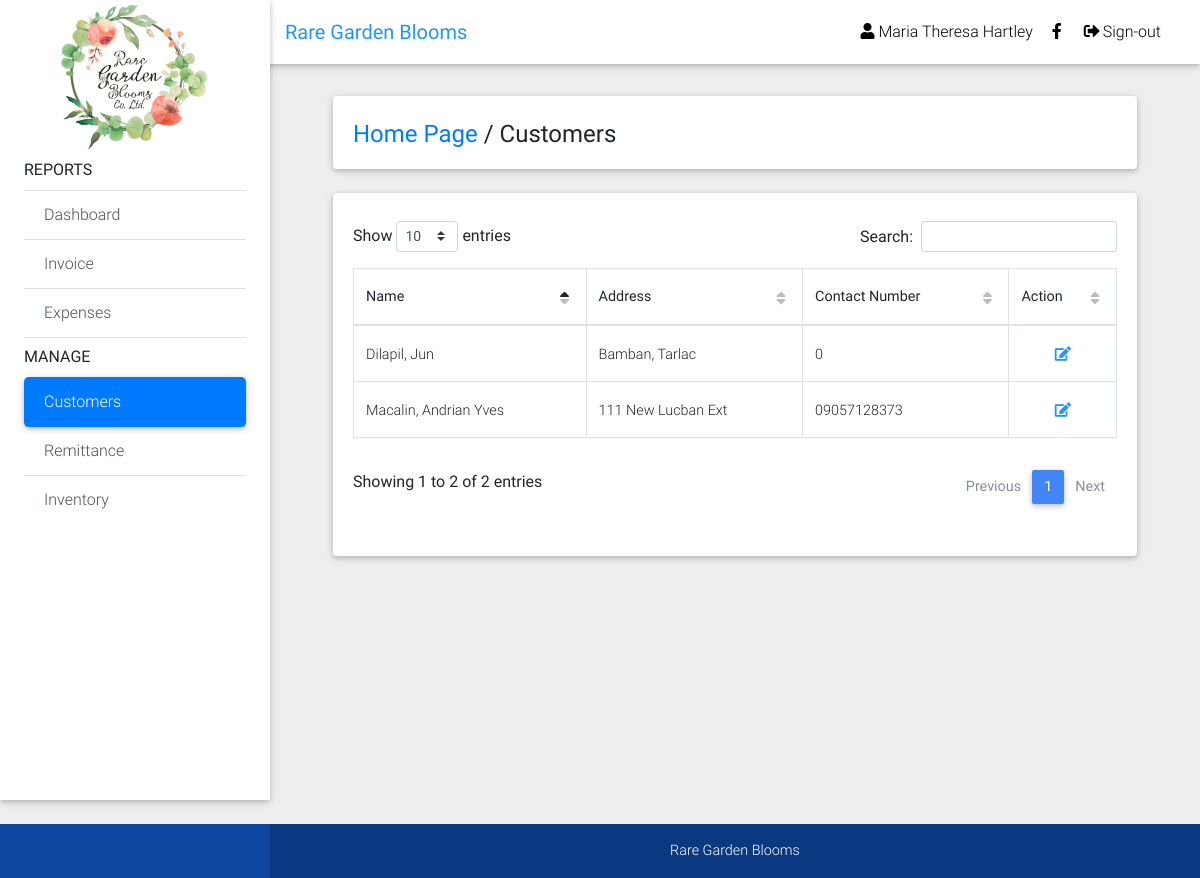
The page /customers.php (signed in) on the database its author committed.
### tables this page shows
CREATE TABLE IF NOT EXISTS `customers` (
  `id` bigint(255) NOT NULL AUTO_INCREMENT,
  `firstname` varchar(255) NOT NULL,
  `lastname` varchar(255) NOT NULL,
  `address` varchar(255) DEFAULT NULL,
  `contactNumber` varchar(255) DEFAULT NULL,
  PRIMARY KEY (`id`)
);

### includes/session.php (called while the page is built, shortened)
<?php
	include 'includes/conn.php';;
	if(isset($_SESSION['admin'])){
		$query = $conn -> prepare("SELECT * FROM admin WHERE id = ? ");
		$query -> bind_param("s", $variable);
		$query -> execute();
		$result = $query->get_result();
		$user = mysqli_fetch_assoc($result);
	}
	else{
		header('location: index.php');
		exit();
	}
?>

### customers.php (the view, shortened to what this page needs)
<?php include 'includes/session.php'; ?>
<?php include 'includes/header.php'; ?>
<body class="grey lighten-3">
  <?php
  $current = "customers";
  include 'includes/navbar.php'; ?>
  <main class="pt-5 mx-lg-5">
    <div class="container-fluid mt-5">
      <div class="card mb-4 wow fadeIn">
        <div class="card-body d-sm-flex justify-content-between">
          <h4 class="mb-2 mb-sm-0 pt-1">
            <a href="home.php">Home Page</a>
            <span>/</span>
            <span>Customers</span>
          </h4>
        </div>
      </div>
  <div class="row">
        <div class="col-md-12">
          <div class="card">
            <div class="card-body">
              <table id="dtBasicExample" class="table table-bordered" cellspacing="0" width="100%">
 <thead>
                  <th>Name</th>
                  <th>Address</th>
                  <th>Contact Number</th>
                  <th>Action</th>
                </thead>
                <tbody>
                  <?php
                $result4 = mysqli_query($conn, "SELECT * from customers");
                while ($row = mysqli_fetch_array($result4)) { ?>
            <tr>
              <td><?php echo ucwords($row['lastname']);?><?php echo ", ";echo ucwords($row['firstname']);?></td>
              <td><?php echo ucwords($row['address']);?></td>
              <td><?php echo $row['contactNumber'];?></td>
              <td>
                <div class='text-center'><a data-toggle='modal' data-target='#edit<?php echo $row['id']; ?>' href='#edit?id=<?php echo $row['id']; ?>'><i class='fas fa-edit blue-text'></i></a></div>
              </td>
            </tr>
            <?php    } ?>
                </tbody>
              </table>
            </div>
          </div>
        </div>
      </div>
    </div>
  </main>
<?php include 'includes/footer.php'; ?>
</body>
</html>

### includes/navbar.php (shortened to what this page needs)
<header>
   <nav class="navbar fixed-top navbar-expand-lg navbar-light white scrolling-navbar">
     <div class="container-fluid">
       <a class="navbar-brand waves-effect" href="home.php">
         <strong class="blue-text">Rare Garden Blooms</strong>
       </a>
       <div class="collapse navbar-collapse" id="navbarSupportedContent">
         <ul class="navbar-nav nav-flex-icons">
           <li class="nav-item">
           <a class="nav-link waves-effect waves-light"><i class="fa fa-user" aria-hidden="true"></i> <span class="clearfix d-none d-sm-inline-block"><?php echo $user['firstname']. ' '.$user['lastname']; ?></span></a>
         </li>
           <li class="nav-item">
             <a href="https://www.facebook.com/raregardenblooms" class="nav-link waves-effect" target="_blank">
               <i class="fab fa-facebook-f"></i>
             </a>
           </li>
           <li class="nav-item">
             <a href="logout.php" class="nav-link waves-effect">
               <i class="fas fa-sign-out-alt"></i>Sign-out
             </a>
           </li>
         </ul>
       </div>
     </div>
   </nav>
   <div class="sidebar-fixed position-fixed">
      <div class="text-center">
         <a href="https://raregardenblooms.com" target="_blank">
           <img src="logo.jpg" style="height:150px;width:150px;" alt="">
         </a>
       </div>
     <div class="list-group list-group-flush">
         <strong class="mt-2 mb-2">REPORTS</strong>
         <a href="home.php" class="list-group-item list-group-item-action waves-effect <?php if($current == 'home') {echo 'active';} ?>">
           Dashboard</a>
         <a href="invoice.php" class="list-group-item list-group-item-action waves-effect <?php if($current == 'invoice') {echo 'active';} ?>">
          Invoice</a>
         <a href="expenses.php" class="list-group-item list-group-item-action waves-effect <?php if($current == 'expenses') {echo 'active';} ?>">
           Expenses</a>
         <strong class="mt-2 mb-2">MANAGE</strong>
         <a href="customers.php" class="list-group-item list-group-item-action waves-effect <?php if($current == 'customers') {echo 'active';} ?>">
           Customers</a>
         <a href="remittance.php" class="list-group-item list-group-item-action waves-effect <?php if($current == 'remittance') {echo 'active';} ?>">
           Remittance</a>
         <a href="inventory.php" class="list-group-item list-group-item-action waves-effect <?php if($current == 'inventory') {echo 'active';} ?>">
           Inventory</a>
       </div>
     </div>
 </header>

### includes/header.php (style rules this page uses)
* { margin: 0; padding: 0; }
html, body { height: 100%; width: 100%; }
main { min-height: 100%; }
header { width: 100%; }

### rows shown on the page
customers: lastname "Macalin", firstname "Andrian Yves", address "111 New Lucban Ext", contactNumber "09057128373"
customers: lastname "Dilapil", firstname "Jun", address "Bamban, Tarlac", contactNumber "0"

### other values the page prints
$user['firstname'] "Maria Theresa"
$user['lastname'] "Hartley"
